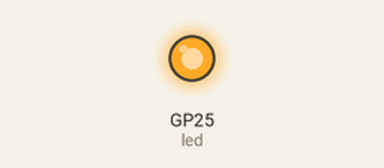
Simulated run of this program. Board: Raspberry Pi Pico running MicroPython. Parts: output pins drawn as LEDs (lit = HIGH). At 40.0 s the program stops and its outputs stay as they are.

Above: at 1.0 s.
At 3.0 s:
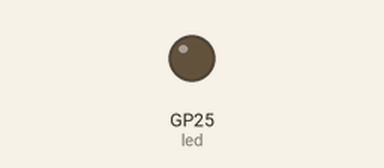
Timing chart, 0 to 5.2 s (numbered marks = the images above):
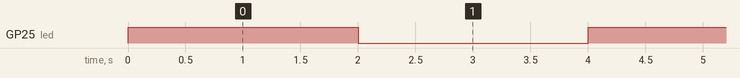

Measured:
- by itself, GP25 (led): alternates HIGH for 2.0 s and LOW for 2.0 s, 20 changes in all, then stays LOW

The program:

week1_01_LedOnOff.py
```python
import machine
import time

SLEEP  = 2
#INTERNAL_LED = 25   # pico-H
INTERNAL_LED = "LED" # pico-W

led = machine.Pin(INTERNAL_LED, machine.Pin.OUT)

aantalKnipperen = 10
while aantalKnipperen > 0:
    led.on()
    time.sleep( SLEEP )
    led.off()
    time.sleep( SLEEP )
    aantalKnipperen = aantalKnipperen - 1
```
